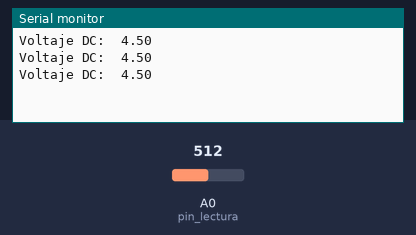
Bench run of a sketch on a simulated Arduino Uno, built with avr-gcc and run on an emulated ATmega328P. Shown: the last lines printed to the serial monitor. Inputs (shaded band) come from the test bench; at power-on: A0 (pin_lectura) = 512.

Above: at 1.3 s.
1.4 s: A0 (pin_lectura) set to 716
At 1.9 s:
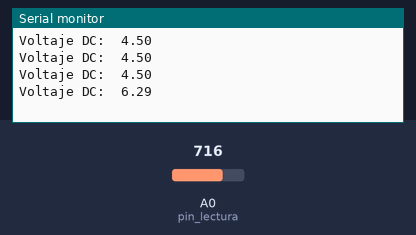
2.9 s: A0 (pin_lectura) set to 900
At 3.4 s:
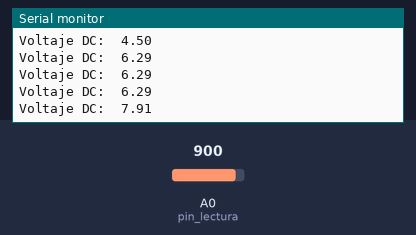
Timing chart, 0 to 5.9 s (numbered marks = the images above; inputs shaded):
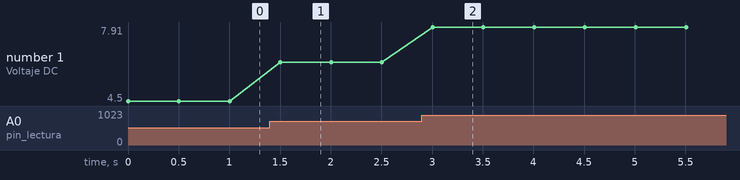

The sketch:

Voltimetro.ino
```cpp
int pin_lectura = A0;
float voltaje_entrada;
float voltaje_final;
float voltaje_entrada2;
float corriente;
float corriente_mA;
float resistencia1 = 51000; //Resistencia de 51K
float resistencia2 = 51000; //Resistencia de 51k
//float resistencia3 = 100; //Resistencia de 51k
//int R_3;
//String mensaje = " Ingresa el valor de la resistencia: ";

void setup() {
  Serial.begin(9600);
  pinMode(pin_lectura, INPUT);
}

void loop() {

  voltaje_entrada = (analogRead(A0) * 4.5) / 1024;  //Lee el voltaje de entrada
  voltaje_final = voltaje_entrada / (resistencia2 / (resistencia1 + resistencia2));  //Fórmula del divisor resistivo para el voltaje final
//  corriente = voltaje_final/ resistencia3;
  //corriente_mA = corriente*1000;

  Serial.print ("Voltaje DC:");
  Serial.print ("\t");
  Serial.println(voltaje_final);  //Muestra el voltaje final
//  Serial.print ("\t");
//  Serial.print ("Corriente Dc - mA:");
//  Serial.print ("\t");
//  Serial.println(corriente_mA);  //Muestra el voltaje final
  delay(500);


}
```

Measured:
- after the input at 1.4 s, the serial monitor: prints a new line after 0.10 s (image 1)
- after the input at 2.9 s, the serial monitor: prints a new line after 0.10 s (image 2)
- plotted number 1: 4.5 → 6.29 after the input at 1.4 s, 6.29 → 7.91 after the input at 2.9 s
